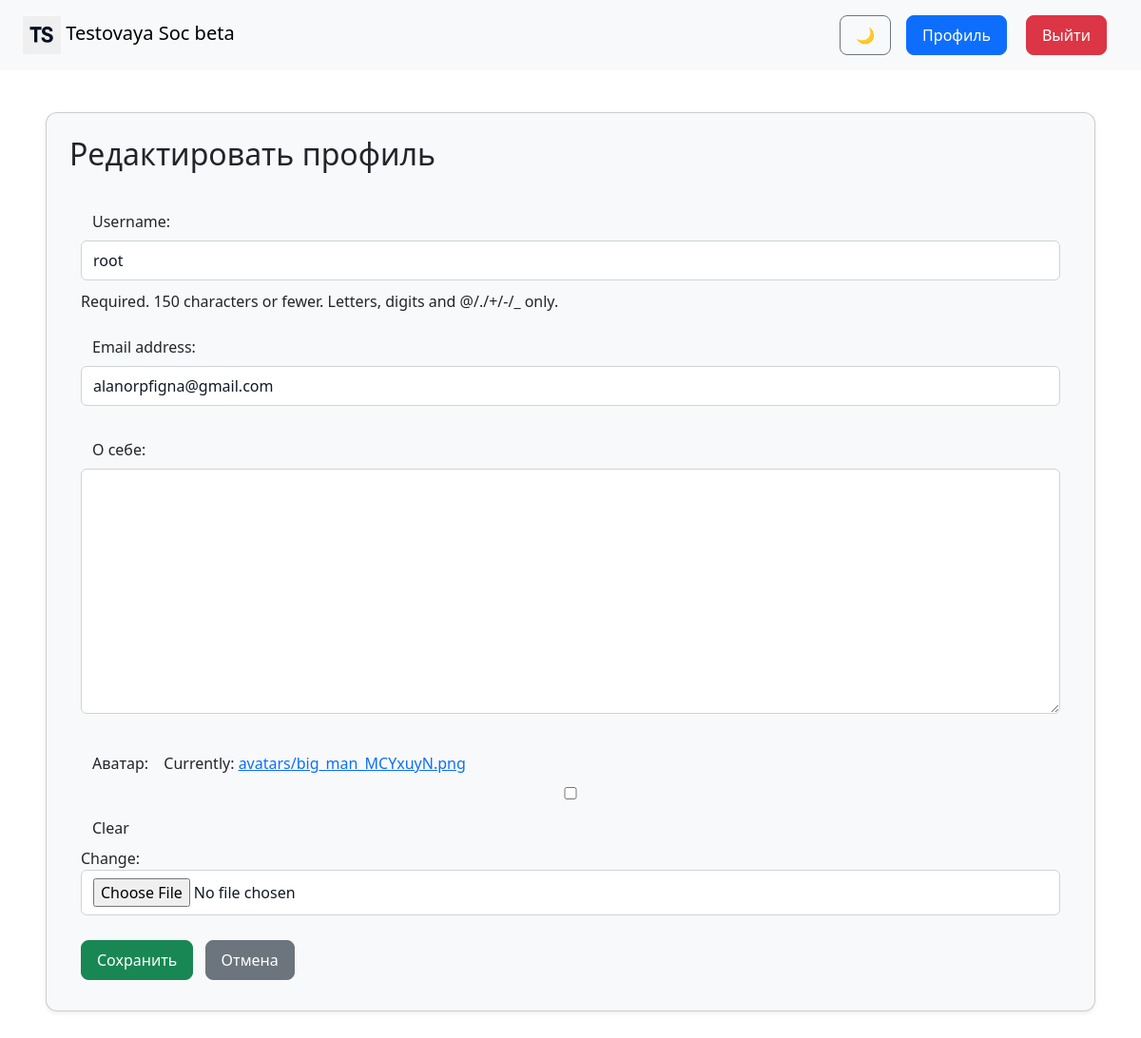
/profile/edit/ (signed in), run on an earlier commit of the app's database.
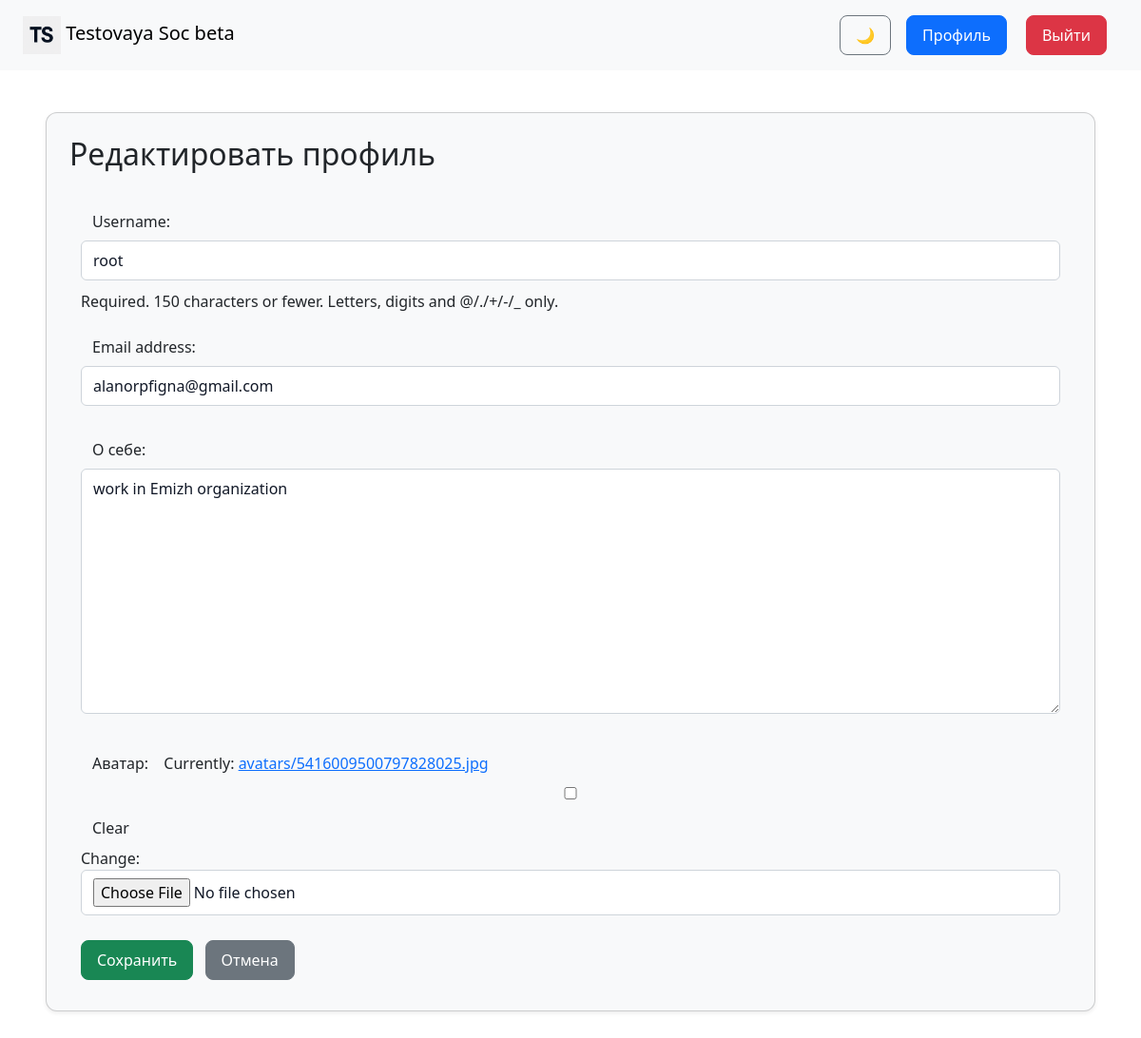
And on a later commit of the database.
### social/models.py (models this page shows, shortened)
class User(AbstractUser):
    bio = models.TextField(blank=True, null=True, verbose_name="О себе")
    avatar = models.ImageField(
        upload_to="avatars/",
        blank=True,
        null=True,
        default="avatars/default.png",  # обязательно в media/
        verbose_name="Аватар"
    )

### social/views.py (the view)
# urls.py: path("profile/edit/", views.edit_profile, name="edit_profile"),
@login_required
def edit_profile(request):
    if request.method == "POST":
        form = UserUpdateForm(request.POST, request.FILES, instance=request.user)
        if form.is_valid():
            form.save()
            return redirect("profile")
    else:
        form = UserUpdateForm(instance=request.user)
    return render(request, "social/edit_profile.html", {"form": form})

### social/forms.py
class UserUpdateForm(forms.ModelForm):
    class Meta:
        model = User
        fields = ["username", "email", "bio", "avatar"]

### social/templates/social/edit_profile.html (shortened to what this page needs)
{% extends "base.html" %}
{% block content %}
<div class="card p-4 shadow-sm">
    <h2 class="mb-4">Редактировать профиль</h2>
    <form method="post" enctype="multipart/form-data">
        {{ form.as_p }}
        <button type="submit" class="btn btn-success">Сохранить</button>
        <a href="{% url 'profile' %}" class="btn btn-secondary ms-2">Отмена</a>
    </form>
</div>
{% endblock %}

What changed in the data, as far as the page shows it:
changed User "root": bio (not shown) → "work in Emizh organization"
Also different on the page:
text no longer shown: "Username: Required. 150 characters or fewer. Letters, digits and @/./+/-/_ only. Email address: О себе: Аватар: Currently: avatars/big_man_MCYxuyN.png Clear Change:"
text now shown: "Username: Required. 150 characters or fewer. Letters, digits and @/./+/-/_ only. Email address: О себе: Аватар: Currently: avatars/5416009500797828025.jpg Clear Change:"
